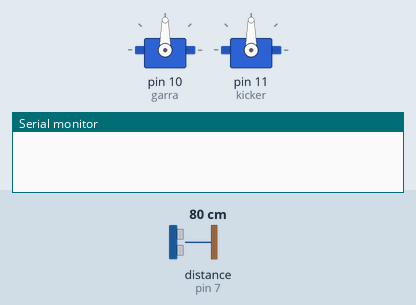
The sketch below on a simulated Arduino Uno, built with avr-gcc and run on an emulated ATmega328P. On the bench: 2 × servo, the last lines printed to the serial monitor. Wiring (inferred from the names in the program): ultrasonic range finder: trigger pin 6; echo pin 7. The inputs (shaded band) are chosen by the test bench; at power-on: distance to the obstacle (sensor on pin 7) 80 cm. The echo pulse lasts 58.3 µs per cm; random numbers use the default seed unless the sketch sets one.

Above: at 1.2 s.
1.3 s: distance to the obstacle (sensor on pin 7) set to 10 cm
3.8 s: distance to the obstacle (sensor on pin 7) set to 7 cm
At 5.7 s:
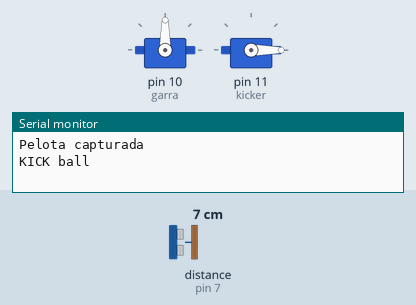
6.6 s: distance to the obstacle (sensor on pin 7) set to 9 cm
Timing chart, 0 to 9.6 s (numbered marks = the images above; inputs shaded):
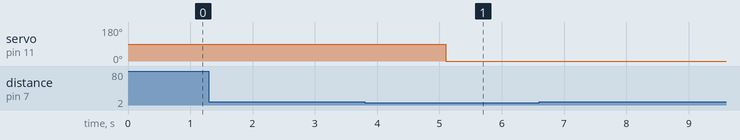

Measured:
- the behaviour switches between 9 and 8 cm on distance to the obstacle (sensor on pin 7) (found by bisection; images 0 and 1)
- after the input at 1.3 s, every drawn part: stays the same
- after the input at 3.8 s, servo on pin 11 (kicker): 90° → 0° after 1.3 s
- after the input at 6.6 s, every drawn part: stays the same

The sketch:

6_pistaA_pelota.ino
```cpp
#include <Servo.h>
/*
  Base Pista A - Pelota
  - Detectar pelota con ultrasonico
  - Agarrar con servo garra
  - Detectar color y decidir drop/kick
*/

Servo garra, kicker;
int trigFront = 6, echoFront = 7;

long medirDistancia() {
  digitalWrite(trigFront, LOW); delayMicroseconds(2);
  digitalWrite(trigFront, HIGH); delayMicroseconds(10);
  digitalWrite(trigFront, LOW);
  long duracion = pulseIn(echoFront, HIGH);
  return duracion * 0.034 / 2;
}

void setup() {
  Serial.begin(9600);
  garra.attach(10);
  kicker.attach(11);
  pinMode(trigFront, OUTPUT); pinMode(echoFront, INPUT);
}

void loop() {
  long d = medirDistancia();
  if (d < 8) {
    garra.write(90); // cerrar garra
    Serial.println("Pelota capturada");
    delay(1000);

    // Simular color (random)
    int color = random(0,2); // 0=celeste, 1=amarillo
    if (color == 0) {
      garra.write(0); Serial.println("DROP ball");
    } else {
      kicker.write(90); delay(300); kicker.write(0);
      Serial.println("KICK ball");
    }
    delay(2000);
  }
}
```
